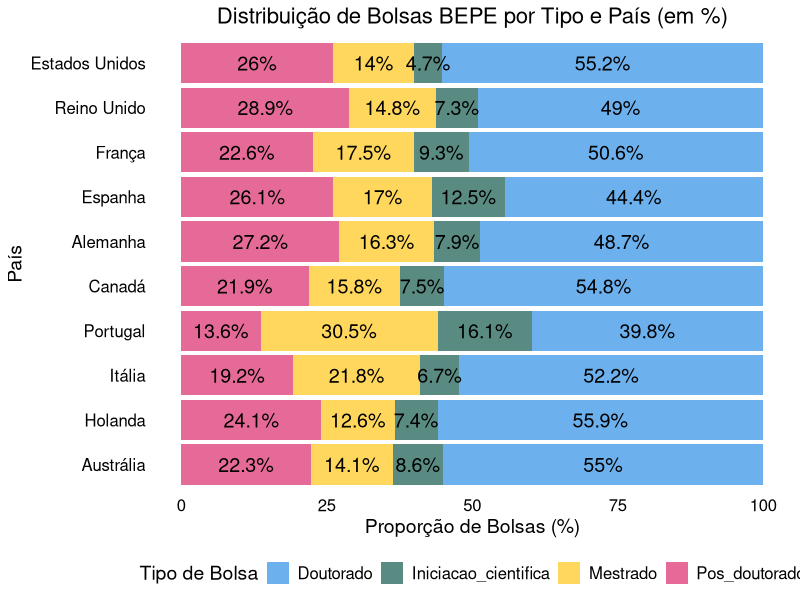
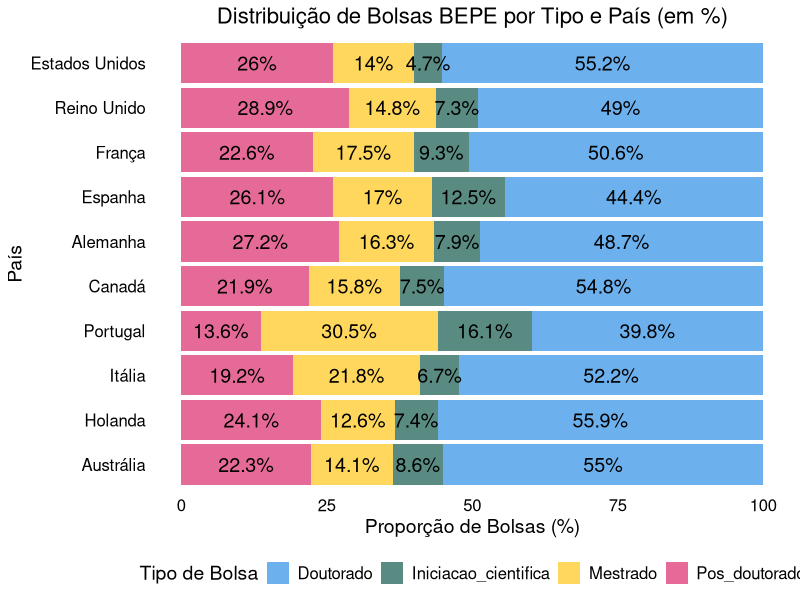

Reproduce these figures in R, in order.
# Script para visualização de dados - 30 dias e 30 gráficos
# Prof. Giuseppe Leite
# email: ggfleite@gmail.com

# Carregar as bibliotecas necessárias
library(ggplot2)
library(tidyr)
library(dplyr)

# Dados
dados <- data.frame(
  Pais = c("Estados Unidos", "Reino Unido", "França", "Espanha", "Alemanha", "Canadá", "Portugal", "Itália", "Holanda", "Austrália"),
  Iniciacao_cientifica = c(139, 71, 81, 83, 50, 42, 78, 21, 20, 19),
  Mestrado = c(411, 143, 152, 113, 103, 88, 148, 68, 34, 31),
  Doutorado = c(1620, 473, 440, 296, 308, 306, 193, 163, 151, 121),
  Pos_doutorado = c(764, 279, 196, 174, 172, 122, 66, 60, 65, 49),
  Total = c(2934, 966, 869, 666, 633, 558, 485, 312, 270, 220)
)

# Definir a ordem dos fatores na variável Pais
dados$Pais <- factor(dados$Pais, levels = c("Austrália", "Holanda", "Itália", "Portugal", "Canadá", "Alemanha", "Espanha", "França", "Reino Unido", "Estados Unidos"))

# Converter dados para formato longo
dados_long <- gather(dados, key = "Tipo", value = "Numero", -Pais, -Total)

# Calcular proporções
dados_long <- dados_long %>%
  group_by(Pais) %>%
  mutate(Proporcao = Numero / sum(Numero) * 100)

# Cores personalizadas
cores_personalizadas <- c("Iniciacao_cientifica" = "#004D40", "Mestrado" = "#FFC107", "Doutorado" = "#1E88E5", "Pos_doutorado" = "#D81B60")

# Criar o gráfico de barras empilhadas com porcentagens e rótulos
p <- ggplot(dados_long, aes(x = Pais, y = Proporcao, fill = Tipo)) +
  geom_bar(stat = "identity", alpha = 0.65) +
  geom_text(aes(label = paste0(round(Proporcao, 1), "%")), 
            position = position_stack(vjust = 0.5), size = 5, color = "black") +
  scale_fill_manual(values = cores_personalizadas) +
  coord_flip() +
  labs(title = "Distribuição de Bolsas BEPE por Tipo e País (em %)",
       x = "País",
       y = "Proporção de Bolsas (%)",
       fill = "Tipo de Bolsa") +
  theme_minimal() +
  theme(
    legend.position = "bottom",
    legend.text = element_text(size = 12),
    legend.title = element_text(size = 14),
    axis.text.x = element_text(size = 12, color = "black"),
    axis.text.y = element_text(size = 12, color = "black"),
    axis.title = element_text(size = 14),
    plot.title = element_text(size = 16, hjust = 0.5),
    panel.grid.major = element_blank(),  # Remover linhas de grade principais
    panel.grid.minor = element_blank()   # Remover linhas de grade secundárias
  )

# Exibir o gráfico
print(p)

# Salvar o gráfico em PDF
ggsave("bepe.pdf", plot = p, width = 13, height = 6)
